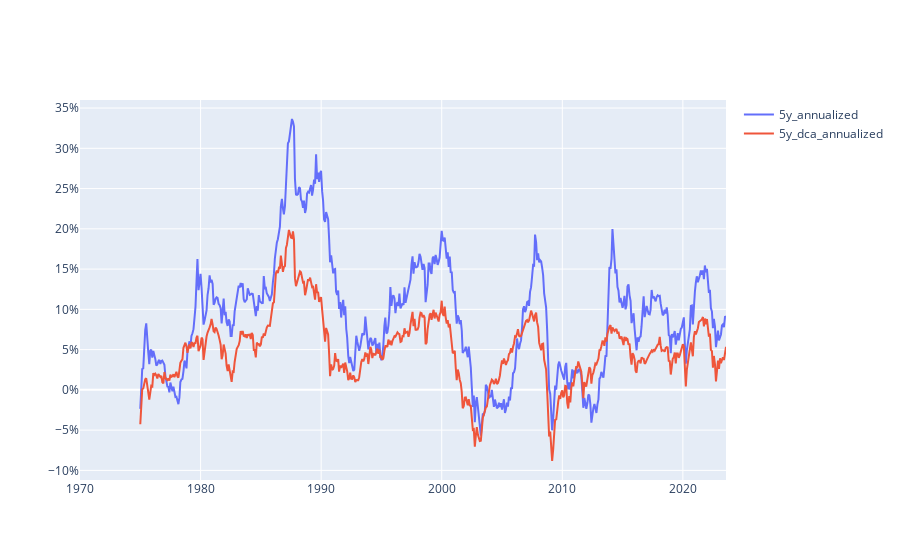

The notebook cell saved with this chart:
### Code cell
go.Figure(
    [
        go.Scatter(
            x=msci_world.index,
            y=msci_world[column],
            name=column,
            mode='lines'
            )
        for column in ['5y_annualized', '5y_dca_annualized']
    ],
    layout = go.Layout(
        yaxis=dict(
            tickformat='.0%',
        )
    )
)

### Figure 1 — Plotly figure (JSON) as saved in the notebook; plotly's stock layout.template omitted (floating-point values rounded to 4 significant figures; data arrays with more than 128 entries replaced by an {"elided": "..."} marker saying what was removed)
{"data": [{"mode": "lines", "name": "5y_annualized", "type": "scatter", "x": {"elided": "644 str values"}, "y": {"elided": "644 float values"}}, {"mode": "lines", "name": "5y_dca_annualized", "type": "scatter", "x": {"elided": "644 str values"}, "y": {"elided": "644 float values"}}], "layout": {"yaxis": {"tickformat": ".0%"}}}
